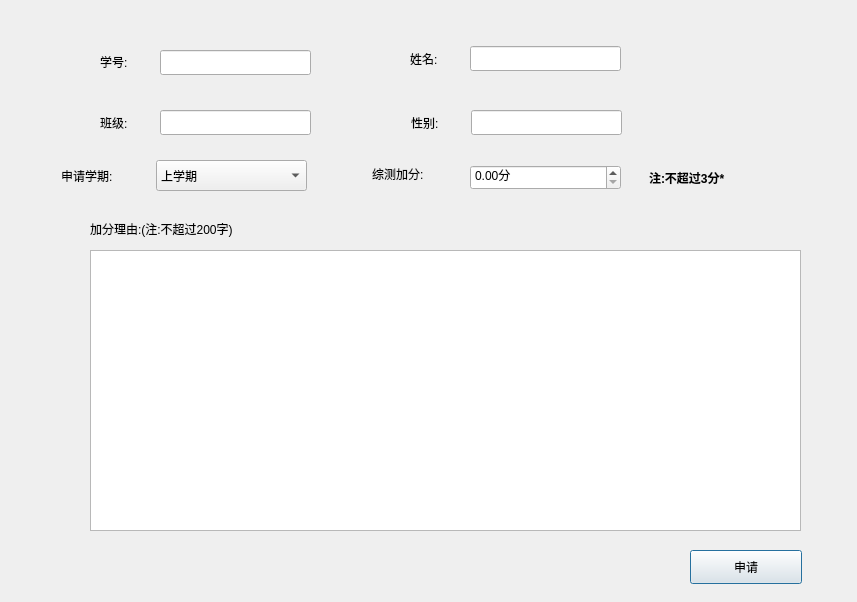
<?xml version="1.0" encoding="UTF-8"?>
<ui version="4.0">
 <class>AddScore</class>
 <widget class="QDialog" name="AddScore">
  <property name="geometry">
   <rect>
    <x>0</x>
    <y>0</y>
    <width>857</width>
    <height>602</height>
   </rect>
  </property>
  <property name="windowTitle">
   <string>加分申请</string>
  </property>
  <widget class="QLabel" name="label_5">
   <property name="geometry">
    <rect>
     <x>100</x>
     <y>114</y>
     <width>81</width>
     <height>18</height>
    </rect>
   </property>
   <property name="text">
    <string>班级:</string>
   </property>
  </widget>
  <widget class="QLineEdit" name="classEdit">
   <property name="geometry">
    <rect>
     <x>160</x>
     <y>110</y>
     <width>151</width>
     <height>25</height>
    </rect>
   </property>
  </widget>
  <widget class="QLabel" name="label_2">
   <property name="geometry">
    <rect>
     <x>100</x>
     <y>53</y>
     <width>81</width>
     <height>18</height>
    </rect>
   </property>
   <property name="text">
    <string>学号:</string>
   </property>
  </widget>
  <widget class="QLineEdit" name="nameEdit">
   <property name="geometry">
    <rect>
     <x>470</x>
     <y>46</y>
     <width>151</width>
     <height>25</height>
    </rect>
   </property>
  </widget>
  <widget class="QLabel" name="label_4">
   <property name="geometry">
    <rect>
     <x>410</x>
     <y>50</y>
     <width>81</width>
     <height>18</height>
    </rect>
   </property>
   <property name="text">
    <string>姓名:</string>
   </property>
  </widget>
  <widget class="QLineEdit" name="idEdit">
   <property name="geometry">
    <rect>
     <x>160</x>
     <y>50</y>
     <width>151</width>
     <height>25</height>
    </rect>
   </property>
  </widget>
  <widget class="QLabel" name="label_6">
   <property name="geometry">
    <rect>
     <x>61</x>
     <y>167</y>
     <width>81</width>
     <height>18</height>
    </rect>
   </property>
   <property name="text">
    <string>申请学期:</string>
   </property>
  </widget>
  <widget class="QComboBox" name="comboBox">
   <property name="geometry">
    <rect>
     <x>156</x>
     <y>160</y>
     <width>151</width>
     <height>31</height>
    </rect>
   </property>
   <item>
    <property name="text">
     <string>上学期</string>
    </property>
   </item>
   <item>
    <property name="text">
     <string>下学期</string>
    </property>
   </item>
  </widget>
  <widget class="QLabel" name="label_7">
   <property name="geometry">
    <rect>
     <x>649</x>
     <y>169</y>
     <width>161</width>
     <height>18</height>
    </rect>
   </property>
   <property name="font">
    <font>
     <weight>75</weight>
     <bold>true</bold>
    </font>
   </property>
   <property name="text">
    <string>注:不超过3分*</string>
   </property>
  </widget>
  <widget class="QLabel" name="label_8">
   <property name="geometry">
    <rect>
     <x>90</x>
     <y>220</y>
     <width>231</width>
     <height>18</height>
    </rect>
   </property>
   <property name="text">
    <string>加分理由:(注:不超过200字)</string>
   </property>
  </widget>
  <widget class="QPlainTextEdit" name="textEdit">
   <property name="geometry">
    <rect>
     <x>90</x>
     <y>250</y>
     <width>711</width>
     <height>281</height>
    </rect>
   </property>
  </widget>
  <widget class="QPushButton" name="okBtn">
   <property name="geometry">
    <rect>
     <x>690</x>
     <y>550</y>
     <width>112</width>
     <height>34</height>
    </rect>
   </property>
   <property name="text">
    <string>申请</string>
   </property>
  </widget>
  <widget class="QLabel" name="label_9">
   <property name="geometry">
    <rect>
     <x>372</x>
     <y>165</y>
     <width>81</width>
     <height>18</height>
    </rect>
   </property>
   <property name="text">
    <string>综测加分:</string>
   </property>
  </widget>
  <widget class="QDoubleSpinBox" name="spinBox">
   <property name="geometry">
    <rect>
     <x>470</x>
     <y>165</y>
     <width>151</width>
     <height>25</height>
    </rect>
   </property>
   <property name="suffix">
    <string>分</string>
   </property>
   <property name="maximum">
    <double>3.000000000000000</double>
   </property>
  </widget>
  <widget class="QLabel" name="label_10">
   <property name="geometry">
    <rect>
     <x>411</x>
     <y>114</y>
     <width>81</width>
     <height>18</height>
    </rect>
   </property>
   <property name="text">
    <string>性别:</string>
   </property>
  </widget>
  <widget class="QLineEdit" name="genderEdit">
   <property name="geometry">
    <rect>
     <x>471</x>
     <y>110</y>
     <width>151</width>
     <height>25</height>
    </rect>
   </property>
  </widget>
 </widget>
 <resources/>
 <connections/>
</ui>
